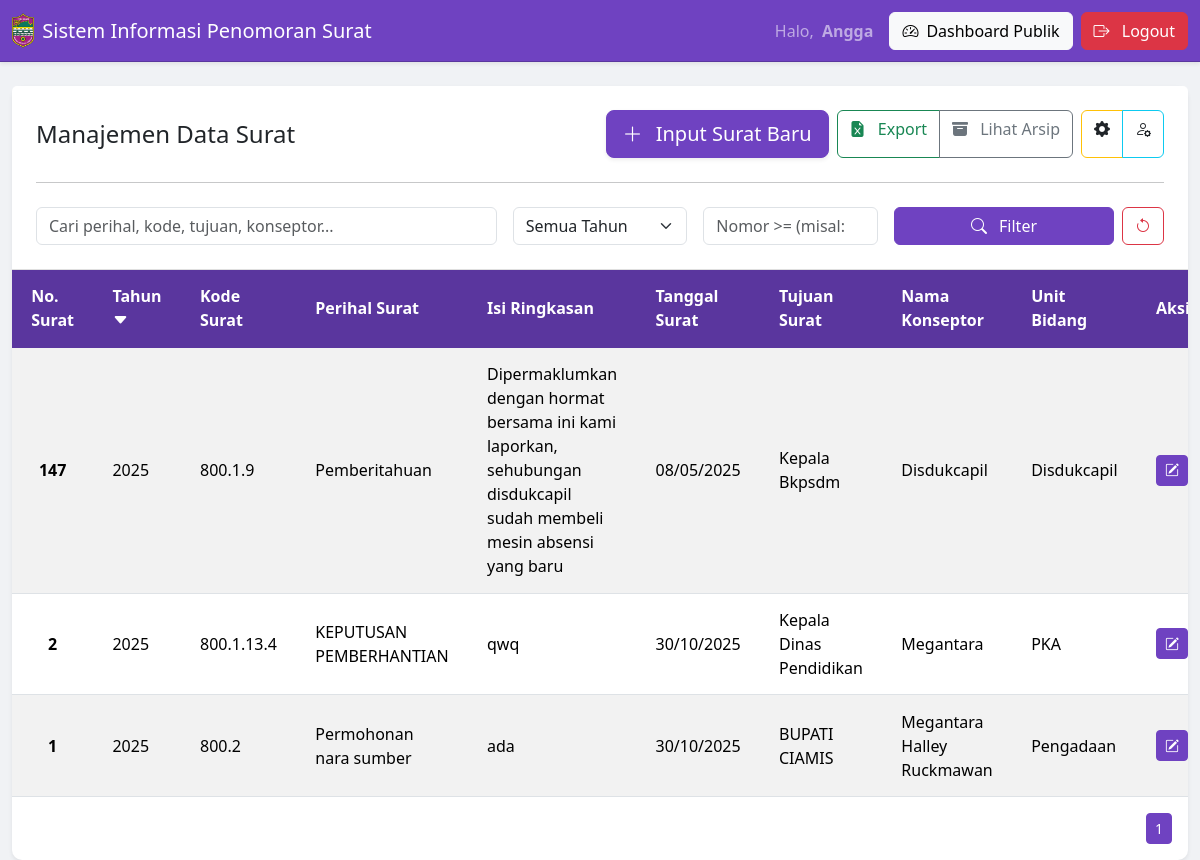
Page /admin/halaman_surat.php?status=gagal_edit (signed in) on the earlier database version.
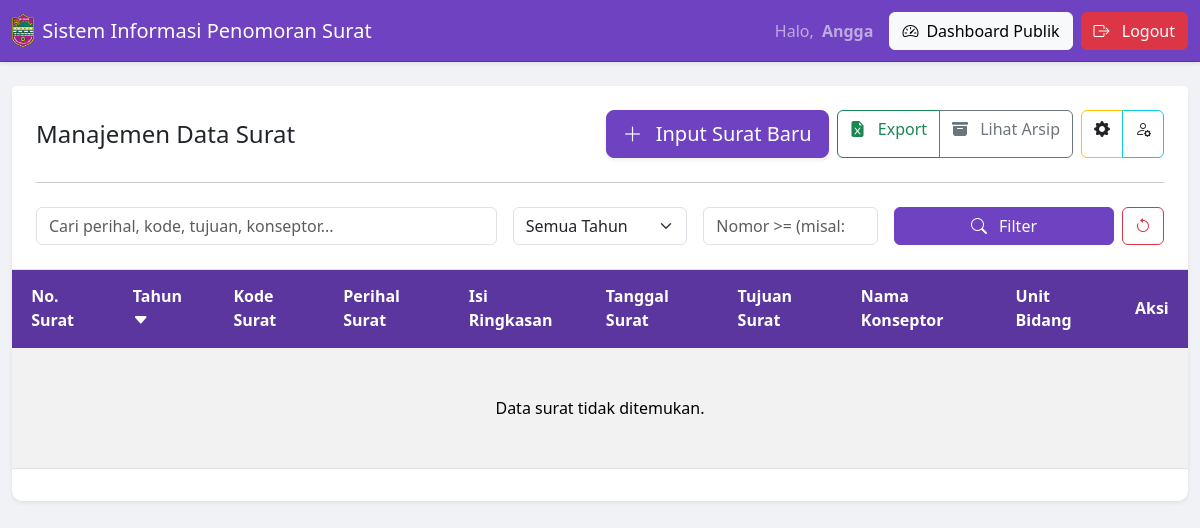
Same page on the later database version.
### tables this page shows
CREATE TABLE `tb_surat` (
  `id` int(11) NOT NULL,
  `nomor_surat` int(11) NOT NULL,
  `tahun` int(4) NOT NULL,
  `kode_surat` varchar(100) DEFAULT NULL,
  `perihal_surat` varchar(255) NOT NULL,
  `tanggal_surat` date NOT NULL,
  `isi_ringkasan` text DEFAULT NULL,
  `tujuan_surat` varchar(255) NOT NULL,
  `nama_konseptor` text NOT NULL,
  `unit_bidang` varchar(100) NOT NULL,
  `created_at` timestamp NOT NULL DEFAULT current_timestamp()
);

### admin/halaman_surat.php (the view, shortened to what the changed rows need)
<?php
include '../core/koneksi.php';
$limit = 10;
$page = (isset($_GET['page']) && is_numeric($_GET['page'])) ? (int)$_GET['page'] : 1;
$offset = ($page - 1) * $limit;
$search_term  = $_GET['search'] ?? '';
$filter_tahun = $_GET['filter_tahun'] ?? '';
$filter_nomor = $_GET['filter_nomor'] ?? '';
$params = [];
$types = "";
$sql_where = "";
$sql_total = "SELECT COUNT(*) as total FROM tb_surat" . $sql_where;
$stmt_total = $koneksi->prepare($sql_total);
$stmt_total->execute();
$result_total = $stmt_total->get_result();
$total_rows = $result_total->fetch_assoc()['total'];
$total_pages = ceil($total_rows / $limit);
$sort_column = $_GET['sort'] ?? 'tahun';
$sort_order = $_GET['order'] ?? 'DESC';
$toggle_order = ($sort_order == 'DESC') ? 'ASC' : 'DESC';
$order_by = "";
if ($sort_column == 'tahun') {
    $order_by = "tahun $sort_order, nomor_surat DESC";
} else if ($sort_column == 'nomor_surat') {
    $order_by = "nomor_surat $sort_order, tahun DESC";
} else {
    $order_by = "$sort_column $sort_order, tahun DESC, nomor_surat DESC";
}
$sql = "SELECT * FROM tb_surat" . $sql_where . " ORDER BY $order_by LIMIT ? OFFSET ?";
?>
<!DOCTYPE html>
<html lang="id">
<head>
    <link href="https://cdn.jsdelivr.net/npm/bootstrap@5.3.3/dist/css/bootstrap.min.css" rel="stylesheet">
    <link rel="stylesheet" href="https://cdn.jsdelivr.net/npm/bootstrap-icons@1.11.3/font/bootstrap-icons.min.css">
    <link rel="stylesheet" href="../assets/style.css">
    </head>
<body>
    <div class="container-fluid mt-4">
        <div class="card shadow-sm">
            <div class="card-body" style="padding: 0;">
                <div class="table-responsive">
                    <table class="table table-striped table-hover align-middle mb-0">
                        <thead class="table-custom-header">
                            <tr>
                                <?php
                                function getSortIcon($column_name, $sort_column, $sort_order) {
                                    if ($column_name == $sort_column) {
                                        return ($sort_order == 'DESC') ? ' <i class="bi bi-caret-down-fill"></i>' : ' <i class="bi bi-caret-up-fill"></i>';
                                    }
                                    return '';
                                }
                                function getSortUrl($column_name, $toggle_order, $search, $tahun, $nomor) {
                                    return "halaman_surat.php?sort=$column_name&order=$toggle_order&search=" . htmlspecialchars($search) . "&filter_tahun=" . htmlspecialchars($tahun) . "&filter_nomor=" . htmlspecialchars($nomor);
                                }
                                ?>
                                <th><a href="<?php echo getSortUrl('nomor_surat', $toggle_order, $search_term, $filter_tahun, $filter_nomor); ?>">No. Surat <?php echo getSortIcon('nomor_surat', $sort_column, $sort_order); ?></a></th>
                                <th><a href="<?php echo getSortUrl('tahun', $toggle_order, $search_term, $filter_tahun, $filter_nomor); ?>">Tahun <?php echo getSortIcon('tahun', $sort_column, $sort_order); ?></a></th>
                                <th><a href="<?php echo getSortUrl('kode_surat', $toggle_order, $search_term, $filter_tahun, $filter_nomor); ?>">Kode Surat <?php echo getSortIcon('kode_surat', $sort_column, $sort_order); ?></a></th>
                                <th><a href="<?php echo getSortUrl('perihal_surat', $toggle_order, $search_term, $filter_tahun, $filter_nomor); ?>">Perihal Surat </a></th>
                                <th>Isi Ringkasan</th>
                                <th><a href="<?php echo getSortUrl('tanggal_surat', $toggle_order, $search_term, $filter_tahun, $filter_nomor); ?>">Tanggal Surat </a></th>
                                <th>Tujuan Surat</th>
                                <th>Nama Konseptor</th>
                                <th>Unit Bidang</th>
                                <th>Aksi</th>
                            </tr>
                        </thead>
                       <tbody>
                            <?php
                            $stmt = $koneksi->prepare($sql);
                            if (!empty($params)) {
                                $types .= 'ii';
                                $params[] = $limit;
                                $params[] = $offset;
                                $stmt->bind_param($types, ...$params);
                            } else {
                                $stmt->bind_param("ii", $limit, $offset);
                            }
                            $stmt->execute();
                            $result = $stmt->get_result();
                            if ($result->num_rows > 0) {
                                while($row = $result->fetch_assoc()) {
                                    echo "<tr>";
                                    echo "<td><strong>" . htmlspecialchars($row["nomor_surat"]) . "</strong></td>";
                                    echo "<td>" . htmlspecialchars($row["tahun"]) . "</td>";
                                    echo "<td>" . htmlspecialchars($row["kode_surat"]) . "</td>";
                                    echo "<td>" . htmlspecialchars($row["perihal_surat"]) . "</td>";
                                    echo "<td>" . htmlspecialchars($row["isi_ringkasan"]) . "</td>";
                                    echo "<td>" . date('d/m/Y', strtotime($row["tanggal_surat"])) . "</td>";
                                    echo "<td>" . htmlspecialchars($row["tujuan_surat"]) . "</td>";
                                    echo "<td>" . htmlspecialchars($row["nama_konseptor"]) . "</td>";
                                    echo "<td>" . htmlspecialchars($row["unit_bidang"]) . "</td>";
                                    echo '<td class="text-nowrap">
                                            <a href="edit.php?id=' . $row["id"] . '" class="btn btn-primary btn-sm" title="Edit Data">
                                                <i class="bi bi-pencil-square"></i>
                                            </a>';
                                    echo '</td>';
                                    echo "</tr>";
                                }
                            } else {
                                echo "<tr><td colspan='10' class='text-center p-5'>Data surat tidak ditemukan.</td></tr>";
                            }
                            ?>
                        </tbody>
                    </table>
                </div>
                <nav aria-label="Page navigation" class="p-3">
                    <ul class="pagination justify-content-end pagination-sm mb-0">
                        <?php
                        $base_url = "halaman_surat.php?sort=$sort_column&order=$sort_order&search=" . htmlspecialchars($search_term) . "&filter_tahun=" . htmlspecialchars($filter_tahun) . "&filter_nomor=" . htmlspecialchars($filter_nomor);
                        ?>
                        <?php
                        $start_page = max(1, $page - 2);
                        $end_page = min($total_pages, $page + 2);
                        for($i = $start_page; $i <= $end_page; $i++): ?>
                            <li class="page-item <?php if($i == $page) echo 'active'; ?>"><a class="page-link" href="<?php echo $base_url; ?>&page=<?php echo $i; ?>"><?php echo $i; ?></a></li>
                        <?php endfor;
                        ?>
                    </ul>
                </nav>
            </div>
        </div>
    </div>
</body>
</html>

Differences in the rows shown:
removed tb_surat: nomor_surat "147", tahun "2025", kode_surat "800.1.9", perihal_surat "Pemberitahuan", isi_ringkasan "Dipermaklumkan dengan hormat bersama ini kami laporkan, sehubungan disdukcapil sudah membeli mesin absensi yang baru", tanggal_surat "08/05/2025", tujuan_surat "Kepala Bkpsdm", nama_konseptor "Disdukcapil", unit_bidang "Disdukcapil"
removed tb_surat: nomor_surat "2", tahun "2025", kode_surat "800.1.13.4", perihal_surat "KEPUTUSAN PEMBERHANTIAN", isi_ringkasan "qwq", tanggal_surat "30/10/2025", tujuan_surat "Kepala Dinas Pendidikan", nama_konseptor "Megantara", unit_bidang "PKA"
removed tb_surat: nomor_surat "1", tahun "2025", kode_surat "800.2", perihal_surat "Permohonan nara sumber", isi_ringkasan "ada", tanggal_surat "30/10/2025", tujuan_surat "BUPATI CIAMIS", nama_konseptor "Megantara Halley Ruckmawan", unit_bidang "Pengadaan"
Other differences:
text now shown: "Data surat tidak ditemukan."
list line gone: "1"
